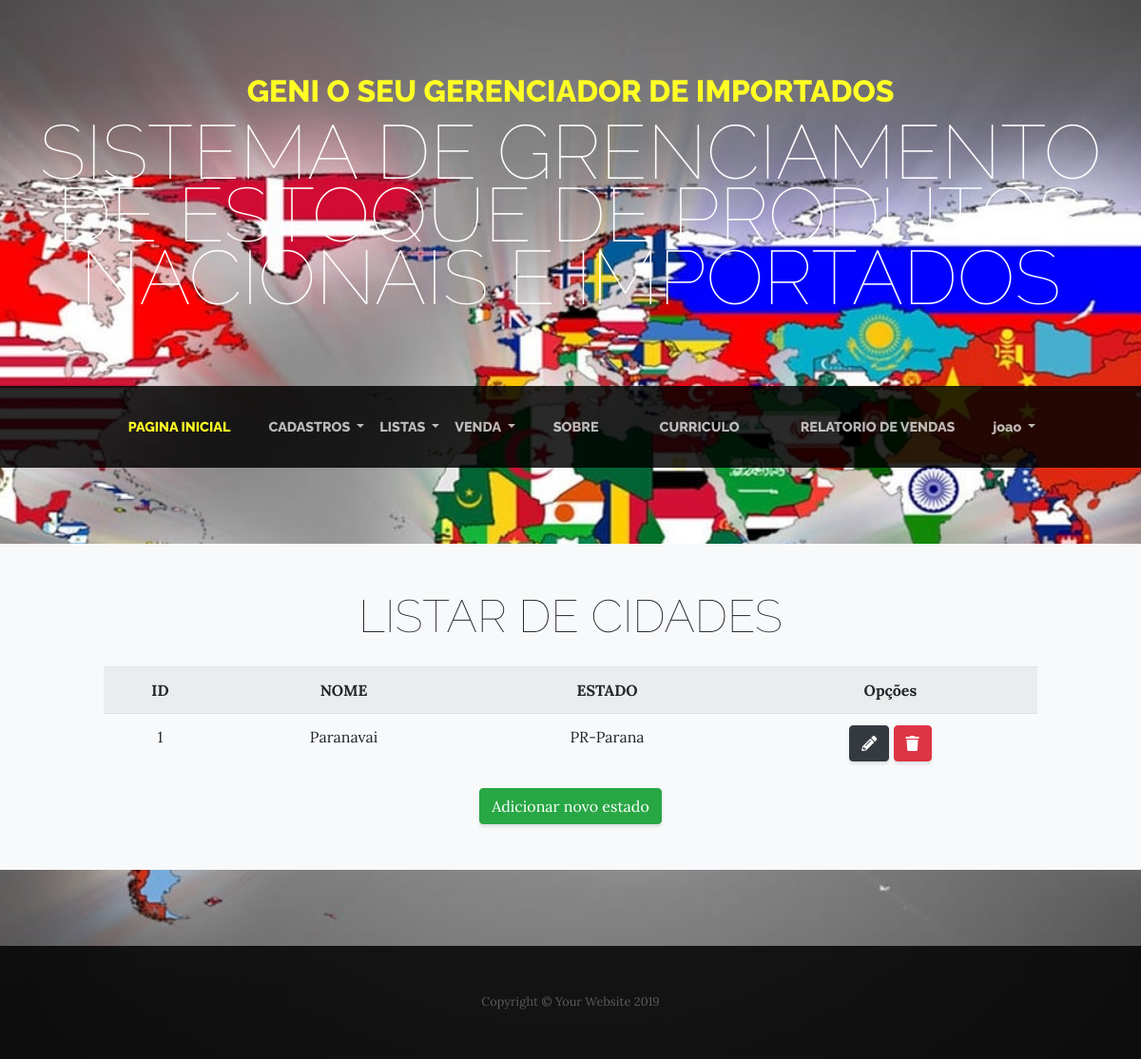
The page /lista/cidades/ (signed in) on the database its author committed.
### adocao/models.py (models this page shows, shortened)
class Cidade (models.Model):
    nome = models.CharField(max_length=50)
    estado = models.ForeignKey(Estado, on_delete=models.PROTECT)
    descricao = models.TextField(blank=True, null=True, verbose_name="Descrição",
                                 help_text="espaço para colocar qualquer informação")

class Estado (models.Model):
    sigla = models.CharField(max_length=2, unique=True)
    nome = models.CharField(max_length=50)
    pais = models.ForeignKey(Pais, on_delete=models.PROTECT)
    def __str__(self):
        return self.sigla + '-' + self.nome

### adocao/views.py (the view)
# urls.py: path('lista/cidades/',   CidadeList.as_view(), name="listar-cidades"),
class CidadeList(LoginRequiredMixin, ListView):
	model = Cidade
	template_name = "adocao/listar_cidades.html"

### adocao/templates/adocao/listar_cidades.html
{% extends 'adocao/base.html' %}
{% load static %}
{% block conteudo %}
  <section class="page-section bg-light p-5">
    <div class="container">
      <div class="row">
        <div class="col-xl-11 mx-auto">
          <div class="cta-inner text-center rounded">
            <h2 class="section-heading mb-4">
              <span class="section-heading-lower">Listar de cidades</span>
            </h2>
            <table class="table table-striped">
                    <tr>
                        <th>ID</th>
                        <th>NOME</th>
                        <th>ESTADO</th>
                        <th>Opções</th>
                    </tr>
                    {% for cidade in object_list %}
                    <tr>
                        <td>{{cidade.pk}}</td>
                        <td>{{cidade.nome}}</td>
                        <td>{{cidade.estado}}</td>
                        <td>
                            <a href="{% url 'editar-cidade' cidade.pk %}" class="btn btn-dark">
                              <i class="fas fa-pencil-alt    "></i>
                            </a>
                            <a href="{% url 'excluir-cidade'  cidade.pk %}" class="btn btn-danger">
                              <i class="fa fa-trash" aria-hidden="true"></i>
                            </a>
                        </td>
                    </tr>
                    {% empty %}
                    <tr>
                        <td colspan="3">Nenhuma cidade cadastrada!</td>
                    </tr>
                    {% endfor %}
                </table>
                <a href="{% url 'cadastrar-cidade' %}"class="btn btn-success">Adicionar novo estado</a>
          </div>
        </div>
      </div>
    </div>
  </section>
{%endblock%}

### adocao/templates/adocao/base.html (shortened to what this page needs)
{% load static %}
<!DOCTYPE html>
<html lang="en">
<head>
  <link href="{% static 'vendor/bootstrap/css/bootstrap.css' %}" rel="stylesheet">
  <link rel="stylesheet" href="https://use.fontawesome.com/releases/v5.8.1/css/all.css"
>
  <link href="{% static 'css/business-casual.css' %}" rel="stylesheet">
</head>
<body id="page-top">
  <h1 class="site-heading text-center text-white d-none d-lg-block">
    <span class="site-heading-upper text-primary mb-3">GENI o seu gerenciador de importados</span>
    <span class="site-heading-lower">Sistema de grenciamento de estoque de produtos nacionais e importados</span>
  </h1>
  {%block menu %}
  <nav class="navbar navbar-expand-lg navbar-dark py-lg-4" id="mainNav">
    <div class="container">
      <div class="collapse navbar-collapse" id="navbarResponsive">
        <ul class="navbar-nav mx-auto">
          <li class="nav-item active px-lg-4">
            <a class="nav-link text-uppercase text-expanded" href="{% url 'index' %}">Pagina INICIAL
            </a>
          </li>
          {% if request.user.is_authenticated %}
          <li class="nav-item dropdown">
            <a class="nav-link dropdown-toggle  text-uppercase" href="#" id="navbarDropdown" role="button"
              data-toggle="dropdown" aria-haspopup="true" aria-expanded="false">
              Cadastros
            </a>
          </li>
          <li class="nav-item dropdown">
            <a class="nav-link  text-uppercase  dropdown-toggle" href="#" id="navbarDropdown" role="button"
              data-toggle="dropdown" aria-haspopup="true" aria-expanded="false">
              Listas
            </a>
          </li>
          <li class="nav-item dropdown">
            <a class="nav-link  text-uppercase  dropdown-toggle" href="#" id="navbarDropdown" role="button" data-toggle="dropdown"
              aria-haspopup="true" aria-expanded="false">
              Venda
            </a>
          </li>
          {% endif %}
          <li class="nav-item px-lg-4">
            <a class="nav-link text-uppercase text-expanded" href="{% url 'sobre' %}">Sobre</a>
          </li>
          <li class="nav-item px-lg-4">
            <a class="nav-link text-uppercase text-expanded" href="{% url 'curriculo'%}">Curriculo</a>
          </li>
          <li class="nav-item px-lg-4">
              <a class="nav-link text-uppercase text-expanded" href="{% url 'relatorio'%}">Relatorio de Vendas</a>
            </li>
          {% if request.user.is_authenticated %}
          <li class="nav-item dropdown">
            <a class="nav-link dropdown-toggle" href="#" id="navbarDropdown" role="button" data-toggle="dropdown"
              aria-haspopup="true" aria-expanded="false">
              {{ request.user.username }}
            </a>
          </li>
          {% endif %}
        </ul>
      </div>
    </div>
  </nav>
  {% endblock %}
  {% block conteudo %}{%endblock%}
  <footer class="footer text-faded text-center py-5">
    <div class="container">
      <p class="m-0 small">Copyright &copy; Your Website 2019</p>
    </div>
  </footer>
</body>
</html>

### static/css/business-casual.css (style rules this page uses)
body { font-family: 'Lora'; background: -webkit-gradient(linear, left top, left bottom, from(rgba(15, 16, 47, 0))), url("../img/bandeiras.jpg"); background: linear-gradient(rgba(15, 16, 47, 0)), url("../img/bandeiras.jpg"); background-attachment: fixed; background-position: center; background-size: cover; }
h1, h2, h3, h4, h5, h6 { font-family: 'Raleway'; }
p { line-height: 1.75; }
.text-faded { color: rgba(255, 255, 255, 0.3); }
.site-heading { margin-top: 5rem; margin-bottom: 5rem; text-transform: uppercase; line-height: 1; font-family: 'Raleway'; }
.site-heading .site-heading-upper { display: block; font-size: 2rem; font-weight: 800; }
.site-heading .site-heading-lower { font-size: 5rem; font-weight: 100; line-height: 4rem; }
.page-section { margin-top: 5rem; margin-bottom: 5rem; }
.section-heading { text-transform: uppercase; }
.section-heading .section-heading-lower { display: block; font-size: 3rem; font-weight: 100; }
#mainNav { background-color:rgba(0, 0, 0, 0.84); font-family: 'Raleway'; }
#mainNav .navbar-nav .nav-item .nav-link { color: rgba(255, 255, 255, 0.7); font-weight: 800; }
#mainNav .navbar-nav .nav-item.active .nav-link { color: #ffff24; }
@media (min-width: 992px) { #mainNav .navbar-nav .nav-item .nav-link { font-size: 0.9rem; } }
.footer { background-color: rgba(0, 0, 0, 0.84); }
.text-primary { color: #ffff24 !important; }
.btn { -webkit-box-shadow: 0px 3px 3px 0px rgba(33, 37, 41, 0.1); box-shadow: 0px 3px 3px 0px rgba(33, 37, 41, 0.1); }

### rows shown on the page
Cidade: pk "1", nome "Paranavai", estado "PR-Parana"

### other values the page prints
{{ request.user.username }} "joao"
